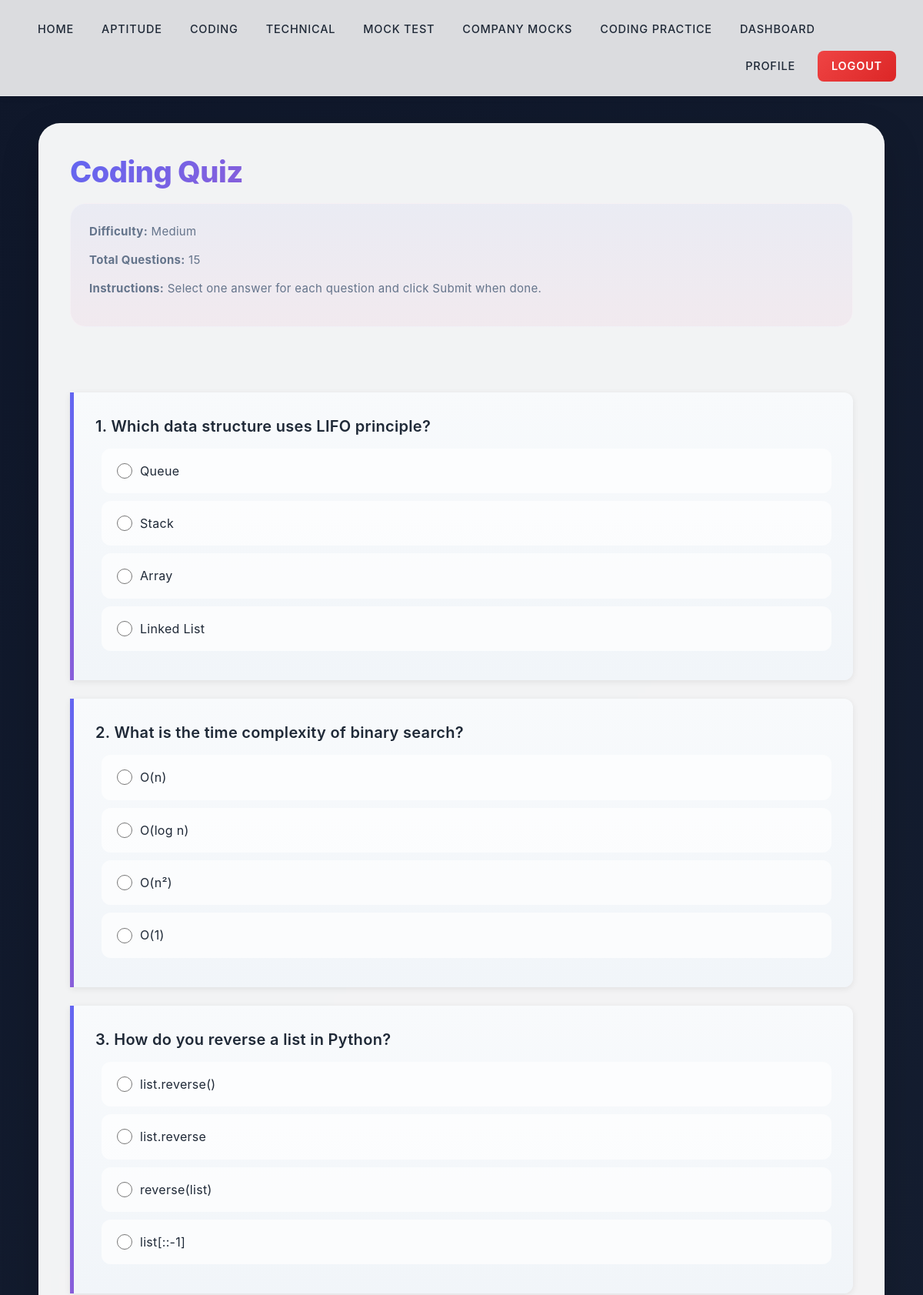
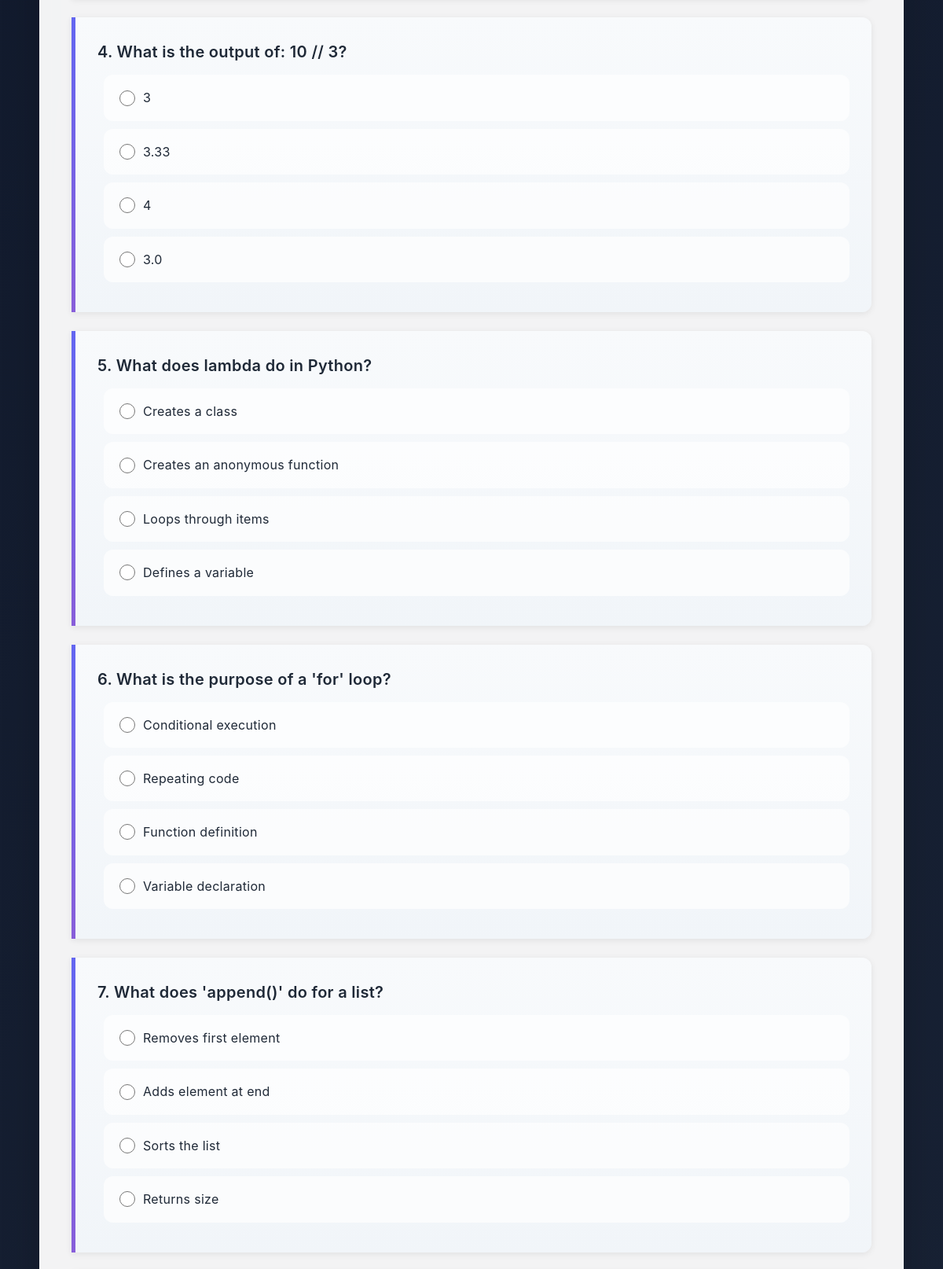
Page /quiz/Coding/Medium (signed in, upper part) on the committed database (2 pictures, top to bottom).
### tables this page shows
CREATE TABLE questions (
        id INTEGER PRIMARY KEY,
        quiz_id INTEGER,
        question TEXT,
        option1 TEXT,
        option2 TEXT,
        option3 TEXT,
        option4 TEXT,
        correct_answer TEXT,
        explanation TEXT,
        difficulty TEXT DEFAULT 'Easy',
        FOREIGN KEY (quiz_id) REFERENCES quizzes(id)
    );

### app.py (the view)
@app.route("/quiz/<category>/<level>")
@login_required
def quiz_questions(category, level):
    conn = get_db_connection()
    cursor = conn.cursor()
    cursor.execute("SELECT id FROM quizzes WHERE name = ?", (category.title(),))
    quiz = cursor.fetchone()
    if not quiz:
        return "<h1>Quiz Not Found</h1>", 404
    if level not in ['Easy', 'Medium', 'Hard']:
        return "<h1>Invalid Difficulty Level</h1>", 400
    if category.title() == "Mock Test":
        cursor.execute("""SELECT id, question, option1, option2, option3, option4, quiz_id
        FROM questions WHERE quiz_id IN (1, 2, 3) AND difficulty = ? ORDER BY quiz_id, id""", (level,))
    else:
        cursor.execute("""SELECT id, question, option1, option2, option3, option4
        FROM questions WHERE quiz_id = ? AND difficulty = ?""", (quiz['id'], level))
    questions = cursor.fetchall()
    conn.close()
    if not questions:
        return "<h1>No questions available for this level</h1>", 404
    return render_template("quiz.html", category=category.title(), quiz_id=quiz['id'], level=level, questions=questions)

### app.py (called while the page is built)
def get_db_connection():
    conn = sqlite3.connect(DB_PATH)
    conn.row_factory = sqlite3.Row
    return conn

def login_required(f):
    @wraps(f)
    def decorated_function(*args, **kwargs):
        if 'user_id' not in session:
            return redirect(url_for('login'))
        return f(*args, **kwargs)
    return decorated_function

### templates/quiz.html (shortened to what this page needs)
{% extends "base.html" %}
{% block content %}
    <h1>{{ category }} Quiz</h1>
    <div class="quiz-info">
        <p><strong>Difficulty:</strong> {{ level if level else 'Mixed' }}</p>
        <p><strong>Total Questions:</strong>
            <span id="total-questions">{{ questions|length if questions else 0 }}</span>
        </p>
        <p><strong>Instructions:</strong> Select one answer for each question and click Submit when done.</p>
    </div>
    <form id="quiz-form">
        {% if questions %}
            {% for question in questions %}
            <div class="question-box">
                <h3>{{ loop.index }}. {{ question.question }}</h3>
                <div class="options">
                    {% for option in [question.option1, question.option2, question.option3, question.option4] %}
                    <label class="option">
                        <input type="radio"
                               name="question_{{ question.id }}"
                               value="{{ option }}"
                               onchange="updateProgress()">
                        {{ option }}
                    </label>
                    {% endfor %}
                </div>
            </div>
            {% endfor %}
        {% else %}
            <p>No questions available.</p>
        {% endif %}
    </form>
{% endblock %}

### static/style.css (style rules this page uses)
:root { --primary-start: #6366f1; --primary-end: #ec4899; --primary-gradient: linear-gradient(135deg, #6366f1, #ec4899); --bg-dark-start: #0f172a; --bg-dark-end: #1e293b; --bg-dark: linear-gradient(135deg, #0f172a, #1e293b); --glass-bg: rgba(255, 255, 255, 0.95); --glass-bg-transparent: rgba(255, 255, 255, 0.85); --glass-border: rgba(255, 255, 255, 0.3); --text-primary: #1f2937; --text-secondary: #64748b; --text-light: #94a3b8; --accent: #fbbf24; --accent-glow: rgba(251, 191, 36, 0.5); --success-bg: linear-gradient(135deg, #d1fae5, #a7f3d0); --success-border: #059669; --error-bg: linear-gradient(135deg, #fee2e2, #fecaca); --error-border: #dc2626; --warning-bg: linear-gradient(135deg, #fef3c7, #fef9e7); --warning-border: #d97706; --spacing-xs: 8px; --spacing-sm: 15px; --spacing-md: 25px; --spacing-lg: 35px; --spacing-xl: 50px; --radius-sm: 8px; --radius-md: 12px; --radius-lg: 20px; --radius-xl: 28px; --shadow-sm: 0 2px 8px rgba(0, 0, 0, 0.08); --shadow-md: 0 8px 25px rgba(0, 0, 0, 0.12); --shadow-lg: 0 20px 50px rgba(0, 0, 0, 0.18); --shadow-glow: 0 0 30px rgba(99, 102, 241, 0.35); --transition-fast: 0.2s ease; --transition-normal: 0.35s cubic-bezier(0.4, 0, 0.2, 1); --transition-slow: 0.5s cubic-bezier(0.4, 0, 0.2, 1); }
* { margin: 0; padding: 0; box-sizing: border-box; }
body { font-family: 'Inter', 'Segoe UI', Tahoma, Geneva, Verdana, sans-serif; background: var(--bg-dark); color: var(--text-primary); line-height: 1.65; min-height: 100vh; letter-spacing: 0.3px; }
h1 { font-size: 38px; font-weight: 800; letter-spacing: -0.5px; margin-bottom: 18px; background: var(--primary-gradient); -webkit-background-clip: text; -webkit-text-fill-color: transparent; background-clip: text; line-height: 1.2; }
h3 { font-size: 20px; font-weight: 600; color: var(--text-primary); margin-bottom: 12px; }
p { color: var(--text-secondary); font-size: 15px; margin-bottom: 12px; }
input::placeholder { color: var(--text-light); }
input[type="radio"], input[type="checkbox"] { width: 18px; height: 18px; margin-right: 10px; accent-color: var(--primary-start); cursor: pointer; }
.question-box { background: linear-gradient(180deg, #f8fafc, #f1f5f9); border: none; border-left: 5px solid; border-image: var(--primary-gradient) 1; padding: 28px; margin-bottom: 24px; border-radius: 0 var(--radius-md) var(--radius-md) 0; box-shadow: var(--shadow-sm); transition: var(--transition-normal); }
.options { margin-left: 8px; }
.option { display: flex; align-items: center; padding: 14px 18px; margin: 10px 0; background: rgba(255, 255, 255, 0.7); border: 2px solid transparent; border-radius: var(--radius-md); cursor: pointer; transition: var(--transition-normal); }
.option input[type="radio"] { width: 20px; height: 20px; accent-color: var(--primary-start); }
.quiz-info { background: linear-gradient(180deg, rgba(99, 102, 241, 0.05), rgba(236, 72, 153, 0.05)); border: 1px solid var(--glass-border); padding: 24px; margin-bottom: 24px; border-radius: var(--radius-lg); }

### rows in the picture
questions: question "Which data structure uses LIFO principle?", option1 "Queue", option2 "Stack", option3 "Array", option4 "Linked List"
questions: question "What is the time complexity of binary search?", option1 "O(n)", option2 "O(log n)", option3 "O(n²)", option4 "O(1)"
questions: question "How do you reverse a list in Python?", option1 "list.reverse()", option2 "list.reverse", option3 "reverse(list)", option4 "list[::-1]"
questions: question "What is the output of: 10 // 3?", option4 "3" "4", option2 "3.33", option4 "3.0"
questions: question "What does lambda do in Python?", option1 "Creates a class", option2 "Creates an anonymous function", option3 "Loops through items", option4 "Defines a variable"
questions: question "What is the purpose of a 'for' loop?", option1 "Conditional execution", option2 "Repeating code", option3 "Function definition", option4 "Variable declaration"
questions: question "What does 'append()' do for a list?", option1 "Removes first element", option2 "Adds element at end", option3 "Sorts the list", option4 "Returns size"

### other values in the picture
{{ category }} "Coding"
{{ level if level else 'Mixed' }} "Medium"
{{ questions|length if questions else 0 }} "15"
